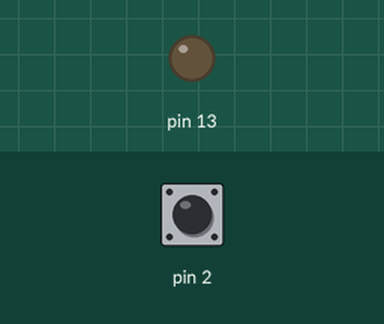
Recording of a sketch running on a simulated Arduino Uno, built with avr-gcc and run on an emulated ATmega328P. Shown: output pins drawn as LEDs (lit = HIGH). The inputs (shaded band) are chosen by the test bench; at power-on: pin 2 HIGH.

Above: at 1.2 s.
1.3 s: pin 2 pulled LOW for 0.15 s
Timing chart, 0 to 4.3 s (numbered marks = the images above; inputs shaded):
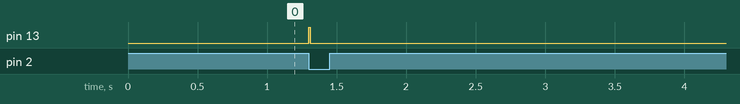

The sketch:

Task4.ino
```cpp
#include <avr/io.h>
#include <avr/interrupt.h>

volatile uint8_t countdown = 0;

ISR(INT0_vect) {
    PORTB |= (1 << 5);
    countdown = 10;
    TCNT1 = 0;
    TIFR1 |= (1 << OCF1A);
    TIMSK1 |= (1 << OCIE1A);
}
ISR(TIMER1_COMPA_vect) {
    if (countdown > 0) {
        countdown--;
        if (countdown == 0) {
            PORTB &= ~(1 << 5);
            TIMSK1 &= ~(1 << OCIE1A);
        }
        }
    }

void setup() {

    DDRB |= (1 << 5);
    PORTB &= ~(1 << 5);

    DDRD &= ~(1 << 2);
    PORTD |= (1 << 2);

    EICRA &= ~((1 << ISC00));
    EICRA |= (1 << ISC01);
    EIMSK |= (1 << INT0);

    TCCR1A = 0;                         // Clear control register A
    TCCR1B = 0;                         // Clear control register B
    TCNT1  = 0;                         // Reset counter

    TCCR1B |= (1 << WGM12);
    TCCR1B |= (1 << CS11) | (1 << CS10); // Prescaler = 64

    OCR1A = 249; // 1 ms interval
    TIMSK1 |= (1 << OCIE1A);

    sei();
}

void loop() {

}
```

Measured:
- after the input at 1.3 s, pin 13: LOW → HIGH at once, → LOW 0.01 s later
